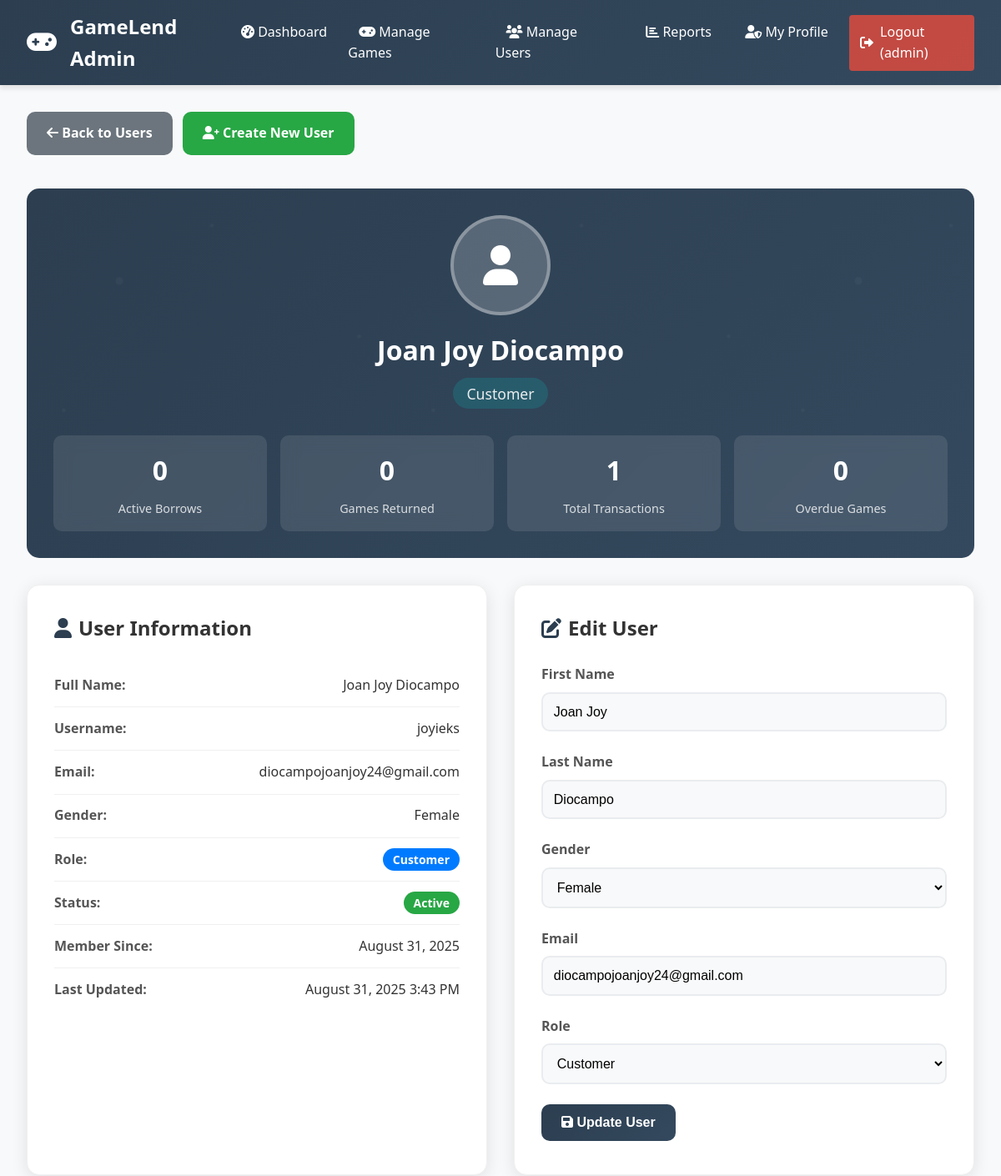
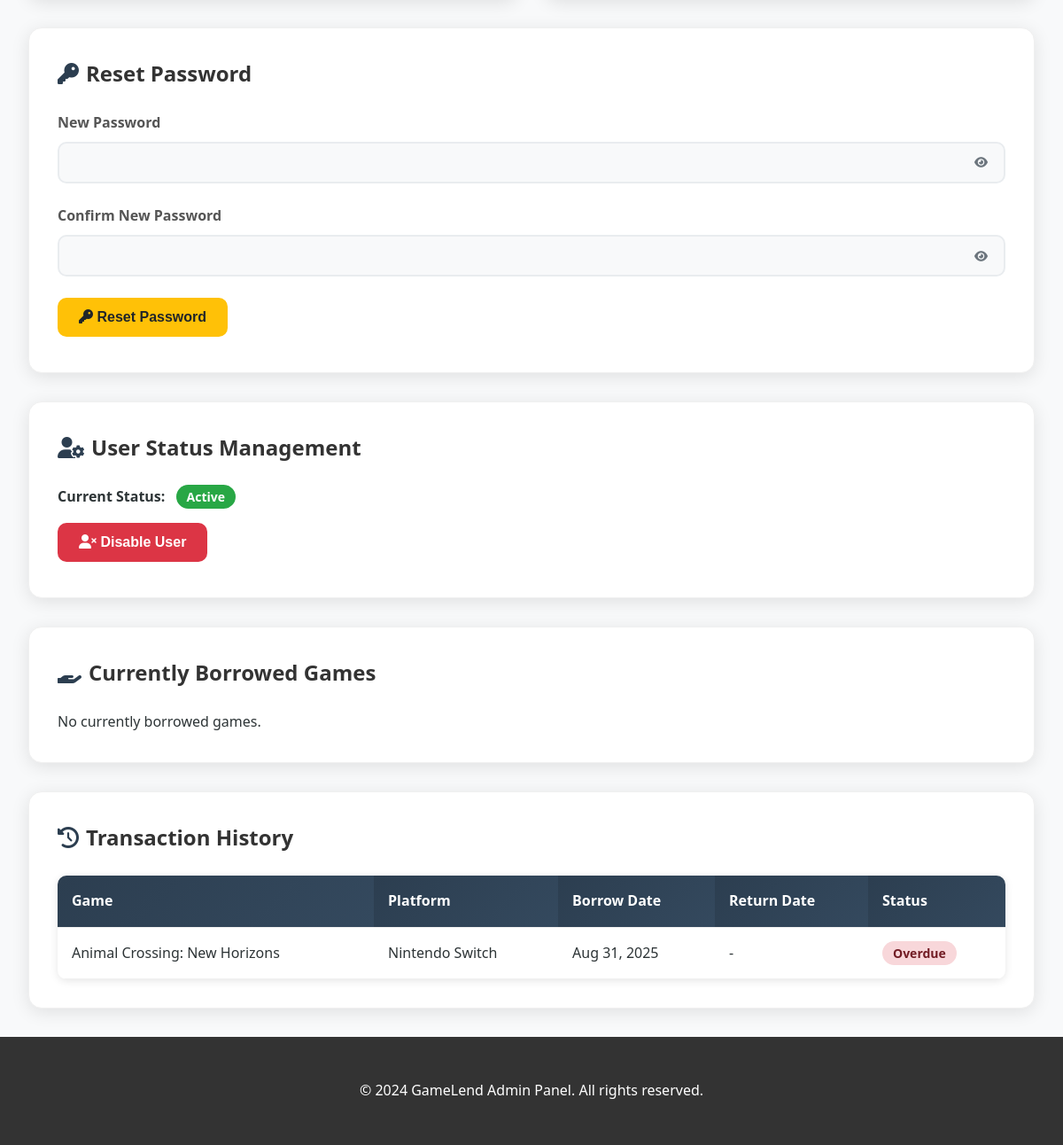
The app's page /admin/user_record.php?id=2 (signed in) with its own data (2 pictures, top to bottom).
### tables this page shows
CREATE TABLE `users` (
  `id` int(11) NOT NULL,
  `username` varchar(50) NOT NULL,
  `email` varchar(100) NOT NULL,
  `password` varchar(255) NOT NULL,
  `first_name` varchar(50) NOT NULL,
  `last_name` varchar(50) NOT NULL,
  `gender` enum('male','female','other','prefer_not_to_say') NOT NULL,
  `role` enum('admin','customer') DEFAULT 'customer',
  `created_at` timestamp NOT NULL DEFAULT current_timestamp(),
  `updated_at` timestamp NOT NULL DEFAULT current_timestamp() ON UPDATE current_timestamp()
);

CREATE TABLE `borrow_transactions` (
  `id` int(11) NOT NULL,
  `user_id` int(11) NOT NULL,
  `game_id` int(11) NOT NULL,
  `borrow_date` timestamp NOT NULL DEFAULT current_timestamp(),
  `return_date` timestamp NULL DEFAULT NULL,
  `status` enum('borrowed','returned','overdue') DEFAULT 'borrowed'
);

CREATE TABLE `games` (
  `id` int(11) NOT NULL,
  `title` varchar(100) NOT NULL,
  `platform` varchar(50) NOT NULL,
  `status` enum('available','borrowed','maintenance') DEFAULT 'available',
  `created_at` timestamp NOT NULL DEFAULT current_timestamp(),
  `updated_at` timestamp NOT NULL DEFAULT current_timestamp() ON UPDATE current_timestamp()
);

### admin/user_record.php (the view, shortened to what this page needs)
<?php
require_once '../db/db_connect.php';
$user_id = isset($_GET['id']) ? (int)$_GET['id'] : 0;
$stmt = $pdo->prepare("SELECT * FROM users WHERE id = ?");
$stmt->execute([$user_id]);
$user = $stmt->fetch();
$stmt = $pdo->prepare("SELECT
    COUNT(CASE WHEN status = 'borrowed' THEN 1 END) as active_borrows,
    COUNT(CASE WHEN status = 'returned' THEN 1 END) as total_returns,
    COUNT(CASE WHEN status = 'overdue' THEN 1 END) as overdue_count,
    COUNT(*) as total_transactions
    FROM borrow_transactions WHERE user_id = ?");
$stmt->execute([$user_id]);
$stats = $stmt->fetch();
$stmt = $pdo->prepare("SELECT bt.*, g.title, g.platform, g.status as game_status
                       FROM borrow_transactions bt
                       JOIN games g ON bt.game_id = g.id
                       WHERE bt.user_id = ? AND bt.status = 'borrowed'
                       ORDER BY bt.borrow_date DESC");
$stmt->execute([$user_id]);
$borrowed_games = $stmt->fetchAll();
$stmt = $pdo->prepare("SELECT bt.*, g.title, g.platform
                       FROM borrow_transactions bt
                       JOIN games g ON bt.game_id = g.id
                       WHERE bt.user_id = ?
                       ORDER BY bt.borrow_date DESC LIMIT 20");
$stmt->execute([$user_id]);
$transaction_history = $stmt->fetchAll();
$overdue_count = 0;
include 'includes/admin_header.php';
?>
<div class="user-record-container <?php echo ($user['status'] ?? 'active') === 'disabled' ? 'disabled-user' : ''; ?>">
    <div class="back-button">
        <a href="users.php" class="btn btn-secondary">
            <i class="fas fa-arrow-left"></i> Back to Users
        </a>
        <a href="create_admin.php" class="btn btn-success">
            <i class="fas fa-user-plus"></i> Create New User
        </a>
    </div>
    <div class="user-header">
        <div class="user-avatar">
            <i class="fas fa-<?php echo $user['role'] === 'admin' ? 'user-shield' : 'user'; ?>"></i>
        </div>
        <h1 class="user-name"><?php echo htmlspecialchars($user['first_name'] . ' ' . $user['last_name']); ?></h1>
        <p class="user-role">
            <?php echo ucfirst($user['role']); ?>
        </p>
        <div class="user-stats">
            <div class="stat-card">
                <div class="stat-number"><?php echo $stats['active_borrows']; ?></div>
                <div class="stat-label">Active Borrows</div>
            </div>
            <div class="stat-card">
                <div class="stat-number"><?php echo $stats['total_returns']; ?></div>
                <div class="stat-label">Games Returned</div>
            </div>
            <div class="stat-card">
                <div class="stat-number"><?php echo $stats['total_transactions']; ?></div>
                <div class="stat-label">Total Transactions</div>
            </div>
            <div class="stat-card">
                <div class="stat-number"><?php echo $overdue_count; ?></div>
                <div class="stat-label">Overdue Games</div>
            </div>
        </div>
    </div>
    <div class="content-grid">
        <div class="content-section">
            <h2 class="section-title">
                <i class="fas fa-user"></i>
                User Information
            </h2>
            <div class="info-item">
                <span class="info-label">Full Name:</span>
                <span class="info-value"><?php echo htmlspecialchars($user['first_name'] . ' ' . $user['last_name']); ?></span>
            </div>
            <div class="info-item">
                <span class="info-label">Username:</span>
                <span class="info-value"><?php echo htmlspecialchars($user['username']); ?></span>
            </div>
            <div class="info-item">
                <span class="info-label">Email:</span>
                <span class="info-value"><?php echo htmlspecialchars($user['email']); ?></span>
            </div>
            <div class="info-item">
                <span class="info-label">Gender:</span>
                <span class="info-value"><?php echo ucfirst(str_replace('_', ' ', $user['gender'])); ?></span>
            </div>
            <div class="info-item">
                <span class="info-label">Role:</span>
                <span class="info-value">
                    <span class="badge badge-<?php echo $user['role'] === 'admin' ? 'danger' : 'primary'; ?>">
                        <?php echo ucfirst($user['role']); ?>
                    </span>
                </span>
            </div>
            <div class="info-item">
                <span class="info-label">Status:</span>
                <span class="info-value">
                    <span class="badge badge-<?php echo ($user['status'] ?? 'active') === 'active' ? 'success' : 'danger'; ?>">
                        <?php echo ucfirst($user['status'] ?? 'active'); ?>
                    </span>
                </span>
            </div>
            <div class="info-item">
                <span class="info-label">Member Since:</span>
                <span class="info-value"><?php echo date('F j, Y', strtotime($user['created_at'])); ?></span>
            </div>
            <div class="info-item">
                <span class="info-label">Last Updated:</span>
                <span class="info-value"><?php echo date('F j, Y g:i A', strtotime($user['updated_at'])); ?></span>
            </div>
        </div>
        <div class="content-section">
            <h2 class="section-title">
                <i class="fas fa-edit"></i>
                Edit User
            </h2>
            <form method="POST">
                <div class="form-group">
                    <label for="first_name" class="form-label">First Name</label>
                    <input type="text" id="first_name" name="first_name" class="form-control"
                           value="<?php echo htmlspecialchars($user['first_name']); ?>" required>
                </div>
                <div class="form-group">
                    <label for="last_name" class="form-label">Last Name</label>
                    <input type="text" id="last_name" name="last_name" class="form-control"
                           value="<?php echo htmlspecialchars($user['last_name']); ?>" required>
                </div>
                <div class="form-group">
                    <label for="gender" class="form-label">Gender</label>
                    <select id="gender" name="gender" class="form-control" required>
                        <option value="female" <?php echo $user['gender'] === 'female' ? 'selected' : ''; ?>>Female</option>
                    </select>
                </div>
                <div class="form-group">
                    <label for="email" class="form-label">Email</label>
                    <input type="email" id="email" name="email" class="form-control"
                           value="<?php echo htmlspecialchars($user['email']); ?>" required>
                </div>
                <div class="form-group">
                    <label for="role" class="form-label">Role</label>
                    <select id="role" name="role" class="form-control" required>
                        <option value="customer" <?php echo $user['role'] === 'customer' ? 'selected' : ''; ?>>Customer</option>
                    </select>
                </div>
                <button type="submit" class="btn btn-primary">
                    <i class="fas fa-save"></i> Update User
                </button>
            </form>
        </div>
    </div>
    <div class="content-section" style="margin-bottom: 2rem;">
        <h2 class="section-title">
            <i class="fas fa-key"></i>
            Reset Password
        </h2>
        <form method="POST">
            <div class="form-group">
                <label for="new_password" class="form-label">New Password</label>
                <div class="password-container">
                    <input type="password" id="new_password" name="new_password" class="form-control" required>
                    <button type="button" class="toggle-password" onclick="togglePasswordVisibility('new_password')">
                        <i class="fas fa-eye"></i>
                    </button>
                </div>
            </div>
            <div class="form-group">
                <label for="confirm_password" class="form-label">Confirm New Password</label>
                <div class="password-container">
                    <input type="password" id="confirm_password" name="confirm_password" class="form-control" required>
                    <button type="button" class="toggle-password" onclick="togglePasswordVisibility('confirm_password')">
                        <i class="fas fa-eye"></i>
                    </button>
                </div>
            </div>
            <button type="submit" class="btn btn-warning">
                <i class="fas fa-key"></i> Reset Password
            </button>
        </form>
    </div>
    <div class="content-section" style="margin-bottom: 2rem;">
        <h2 class="section-title">
            <i class="fas fa-user-cog"></i>
            User Status Management
        </h2>
        <div style="display: flex; align-items: center; gap: 1rem; margin-bottom: 1rem;">
            <div>
                <strong>Current Status:</strong>
                <span class="badge badge-<?php echo ($user['status'] ?? 'active') === 'active' ? 'success' : 'danger'; ?>" style="margin-left: 0.5rem;">
                    <?php echo ucfirst($user['status'] ?? 'active'); ?>
                </span>
            </div>
        </div>
        <?php if($user['id'] != $_SESSION['user_id']): ?>
            <div style="display: flex; gap: 1rem;">
                <?php if(($user['status'] ?? 'active') === 'active'): ?>
                    <form method="POST" style="display: inline;">
                        <button type="submit" class="btn btn-danger"
                                onclick="return confirm('Are you sure you want to disable this user? They will not be able to login until re-enabled.')">
                            <i class="fas fa-user-times"></i> Disable User
                        </button>
                    </form>
                <?php endif; ?>
            </div>
        <?php else: ?>
            <p style="color: #6c757d; font-style: italic;">
                <i class="fas fa-info-circle"></i> You cannot disable your own account.
            </p>
        <?php endif; ?>
    </div>
    <div class="content-section" style="margin-bottom: 2rem;">
        <h2 class="section-title">
            <i class="fas fa-hand-holding"></i>
            Currently Borrowed Games
        </h2>
        <?php if(empty($borrowed_games)): ?>
            <p>No currently borrowed games.</p>
        <?php endif; ?>
    </div>
    <div class="content-section">
        <h2 class="section-title">
            <i class="fas fa-history"></i>
            Transaction History
        </h2>
        <?php if(empty($transaction_history)): ?>
            <p>No transaction history.</p>
        <?php else: ?>
            <table class="table">
                <thead>
                    <tr>
                        <th>Game</th>
                        <th>Platform</th>
                        <th>Borrow Date</th>
                        <th>Return Date</th>
                        <th>Status</th>
                    </tr>
                </thead>
                <tbody>
                    <?php foreach($transaction_history as $transaction): ?>
                        <tr>
                            <td><?php echo htmlspecialchars($transaction['title']); ?></td>
                            <td><?php echo htmlspecialchars($transaction['platform']); ?></td>
                            <td><?php echo date('M j, Y', strtotime($transaction['borrow_date'])); ?></td>
                            <td>
                                <?php if($transaction['return_date']): ?>
                                    <?php echo date('M j, Y', strtotime($transaction['return_date'])); ?>
                                <?php else: ?>
                                    -
                                <?php endif; ?>
                            </td>
                            <td>
                                <span class="badge badge-<?php echo $transaction['status']; ?>">
                                    <?php echo ucfirst($transaction['status']); ?>
                                </span>
                            </td>
                        </tr>
                    <?php endforeach; ?>
                </tbody>
            </table>
        <?php endif; ?>
    </div>
</div>
<?php include 'includes/admin_footer.php'; ?>

### assets/css/style.css (style rules this page uses)
* { margin: 0; padding: 0; box-sizing: border-box; }
body { font-family: 'Segoe UI', Tahoma, Geneva, Verdana, sans-serif; line-height: 1.6; color: #333; background-color: #f8f9fa; }
.form-group { margin-bottom: 1.5rem; }
.form-label { display: block; margin-bottom: 0.5rem; font-weight: 600; color: #555; }
.form-control { width: 100%; padding: 0.75rem; border: 2px solid #ddd; border-radius: 5px; font-size: 1rem; transition: border-color 0.3s; }
.btn { display: inline-block; padding: 0.75rem 1.5rem; border: none; border-radius: 5px; font-size: 1rem; font-weight: 600; text-decoration: none; cursor: pointer; transition: all 0.3s; text-align: center; }
.btn-primary { background: linear-gradient(135deg, #667eea 0%, #764ba2 100%); color: white; }
.btn-success { background: #28a745; color: white; }
.btn-danger { background: #dc3545; color: white; }
.btn-warning { background: #ffc107; color: #212529; }
.table { width: 100%; border-collapse: collapse; background: white; border-radius: 10px; overflow: hidden; box-shadow: 0 2px 10px rgba(0,0,0,0.1); }
.table th, .table td { padding: 1rem; text-align: left; border-bottom: 1px solid #f0f0f0; }
.table th { background: linear-gradient(135deg, #667eea 0%, #764ba2 100%); color: white; font-weight: 600; }
.badge { padding: 0.25rem 0.75rem; border-radius: 20px; font-size: 0.875rem; font-weight: 600; }
.badge-overdue { background-color: #f8d7da; color: #721c24; }

### admin/includes/admin_header.php (style rules this page uses)
:root { --primary: #6c5ce7; --primary-dark: #5649c9; --secondary: #00cec9; --dark: #2d3436; --light: #f5f6fa; --gray: #dfe6e9; --shadow: 0 4px 6px rgba(0, 0, 0, 0.1); --transition: all 0.3s ease; }
* { margin: 0; padding: 0; box-sizing: border-box; }
body { font-family: 'Segoe UI', Tahoma, Geneva, Verdana, sans-serif; background-color: #f8f9fa; color: var(--dark); line-height: 1.6; }

### records on screen
users: first_name+last_name "Joan Joy Diocampo", role "Customer", username "joyieks", email "diocampojoanjoy24@gmail.com", gender "Female", created_at "August 31, 2025", updated_at "August 31, 2025 3:43 PM", first_name "Joan Joy", last_name "Diocampo"
borrow_transactions: game.title "Animal Crossing: New Horizons", game.platform "Nintendo Switch", borrow_date "Aug 31, 2025", status "Overdue"

### other values on screen
$_SESSION['username'] "admin"
$stats['active_borrows'] "0"
$stats['total_returns'] "0"
$stats['total_transactions'] "1"
$overdue_count "0"
$user['status'] "Active"
